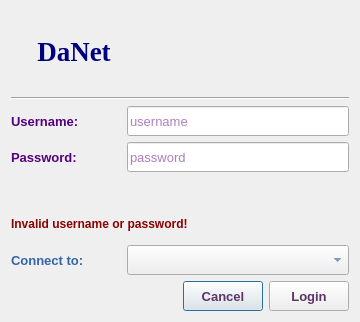
<?xml version="1.0" encoding="UTF-8"?>
<ui version="4.0">
 <class>LoginDialog</class>
 <widget class="QDialog" name="LoginDialog">
  <property name="windowModality">
   <enum>Qt::ApplicationModal</enum>
  </property>
  <property name="geometry">
   <rect>
    <x>0</x>
    <y>0</y>
    <width>360</width>
    <height>322</height>
   </rect>
  </property>
  <property name="sizePolicy">
   <sizepolicy hsizetype="Fixed" vsizetype="Fixed">
    <horstretch>0</horstretch>
    <verstretch>0</verstretch>
   </sizepolicy>
  </property>
  <property name="minimumSize">
   <size>
    <width>360</width>
    <height>322</height>
   </size>
  </property>
  <property name="maximumSize">
   <size>
    <width>360</width>
    <height>322</height>
   </size>
  </property>
  <property name="font">
   <font>
    <family>Tahoma</family>
    <pointsize>10</pointsize>
    <weight>50</weight>
    <bold>false</bold>
    <kerning>true</kerning>
   </font>
  </property>
  <property name="focusPolicy">
   <enum>Qt::ClickFocus</enum>
  </property>
  <property name="windowTitle">
   <string extracomment="Data Network Planning Department">Login</string>
  </property>
  <property name="windowIcon">
   <iconset resource="../../image.qrc">
    <normaloff>:/Image/admin.png</normaloff>:/Image/admin.png</iconset>
  </property>
  <property name="windowOpacity">
   <double>1.000000000000000</double>
  </property>
  <property name="autoFillBackground">
   <bool>false</bool>
  </property>
  <property name="styleSheet">
   <string notr="true"/>
  </property>
  <property name="sizeGripEnabled">
   <bool>false</bool>
  </property>
  <property name="modal">
   <bool>true</bool>
  </property>
  <layout class="QVBoxLayout" name="verticalLayout">
   <item>
    <layout class="QHBoxLayout" name="horizontalLayout">
     <item>
      <widget class="QLabel" name="label_5">
       <property name="sizePolicy">
        <sizepolicy hsizetype="Expanding" vsizetype="Expanding">
         <horstretch>0</horstretch>
         <verstretch>0</verstretch>
        </sizepolicy>
       </property>
       <property name="minimumSize">
        <size>
         <width>80</width>
         <height>30</height>
        </size>
       </property>
       <property name="maximumSize">
        <size>
         <width>16777215</width>
         <height>30</height>
        </size>
       </property>
       <property name="font">
        <font>
         <family>Times New Roman</family>
         <pointsize>20</pointsize>
         <weight>75</weight>
         <italic>false</italic>
         <bold>true</bold>
         <kerning>true</kerning>
        </font>
       </property>
       <property name="styleSheet">
        <string notr="true">color: rgb(0, 0, 127);</string>
       </property>
       <property name="text">
        <string>DaNet</string>
       </property>
       <property name="alignment">
        <set>Qt::AlignCenter</set>
       </property>
      </widget>
     </item>
     <item>
      <spacer name="horizontalSpacer">
       <property name="orientation">
        <enum>Qt::Horizontal</enum>
       </property>
       <property name="sizeHint" stdset="0">
        <size>
         <width>40</width>
         <height>20</height>
        </size>
       </property>
      </spacer>
     </item>
     <item>
      <widget class="QLabel" name="label">
       <property name="sizePolicy">
        <sizepolicy hsizetype="Expanding" vsizetype="Expanding">
         <horstretch>0</horstretch>
         <verstretch>0</verstretch>
        </sizepolicy>
       </property>
       <property name="minimumSize">
        <size>
         <width>80</width>
         <height>80</height>
        </size>
       </property>
       <property name="maximumSize">
        <size>
         <width>80</width>
         <height>80</height>
        </size>
       </property>
       <property name="text">
        <string/>
       </property>
       <property name="pixmap">
        <pixmap resource="../../image.qrc">:/Image/danetIcon.png</pixmap>
       </property>
       <property name="scaledContents">
        <bool>true</bool>
       </property>
      </widget>
     </item>
    </layout>
   </item>
   <item>
    <widget class="Line" name="line">
     <property name="orientation">
      <enum>Qt::Horizontal</enum>
     </property>
    </widget>
   </item>
   <item>
    <layout class="QHBoxLayout" name="horizontalLayout_3">
     <item>
      <widget class="QLabel" name="label_2">
       <property name="minimumSize">
        <size>
         <width>110</width>
         <height>30</height>
        </size>
       </property>
       <property name="maximumSize">
        <size>
         <width>110</width>
         <height>30</height>
        </size>
       </property>
       <property name="font">
        <font>
         <family>Tahoma</family>
         <pointsize>10</pointsize>
         <weight>75</weight>
         <bold>true</bold>
         <kerning>true</kerning>
        </font>
       </property>
       <property name="styleSheet">
        <string notr="true">color: rgb(85, 0, 127)</string>
       </property>
       <property name="text">
        <string>Username:</string>
       </property>
      </widget>
     </item>
     <item>
      <widget class="QLineEdit" name="usernameLE">
       <property name="sizePolicy">
        <sizepolicy hsizetype="Expanding" vsizetype="Fixed">
         <horstretch>0</horstretch>
         <verstretch>0</verstretch>
        </sizepolicy>
       </property>
       <property name="minimumSize">
        <size>
         <width>200</width>
         <height>30</height>
        </size>
       </property>
       <property name="maximumSize">
        <size>
         <width>4000</width>
         <height>30</height>
        </size>
       </property>
       <property name="font">
        <font>
         <family>Tahoma</family>
         <pointsize>10</pointsize>
         <weight>50</weight>
         <bold>false</bold>
         <kerning>true</kerning>
        </font>
       </property>
       <property name="styleSheet">
        <string notr="true">color: rgb(85, 0, 127);</string>
       </property>
       <property name="placeholderText">
        <string>username</string>
       </property>
      </widget>
     </item>
    </layout>
   </item>
   <item>
    <layout class="QHBoxLayout" name="horizontalLayout_2">
     <item>
      <widget class="QLabel" name="label_3">
       <property name="minimumSize">
        <size>
         <width>110</width>
         <height>30</height>
        </size>
       </property>
       <property name="maximumSize">
        <size>
         <width>110</width>
         <height>30</height>
        </size>
       </property>
       <property name="font">
        <font>
         <family>Tahoma</family>
         <pointsize>10</pointsize>
         <weight>75</weight>
         <bold>true</bold>
         <kerning>true</kerning>
        </font>
       </property>
       <property name="styleSheet">
        <string notr="true">color: rgb(85, 0, 127);</string>
       </property>
       <property name="text">
        <string>Password:</string>
       </property>
      </widget>
     </item>
     <item>
      <widget class="QLineEdit" name="passwordLE">
       <property name="sizePolicy">
        <sizepolicy hsizetype="Expanding" vsizetype="Fixed">
         <horstretch>0</horstretch>
         <verstretch>0</verstretch>
        </sizepolicy>
       </property>
       <property name="minimumSize">
        <size>
         <width>200</width>
         <height>30</height>
        </size>
       </property>
       <property name="maximumSize">
        <size>
         <width>4000</width>
         <height>30</height>
        </size>
       </property>
       <property name="font">
        <font>
         <family>Tahoma</family>
         <pointsize>10</pointsize>
         <weight>50</weight>
         <bold>false</bold>
         <kerning>true</kerning>
        </font>
       </property>
       <property name="styleSheet">
        <string notr="true">color: rgb(85, 0, 127);</string>
       </property>
       <property name="echoMode">
        <enum>QLineEdit::Password</enum>
       </property>
       <property name="placeholderText">
        <string>password</string>
       </property>
      </widget>
     </item>
    </layout>
   </item>
   <item>
    <spacer name="verticalSpacer_2">
     <property name="orientation">
      <enum>Qt::Vertical</enum>
     </property>
     <property name="sizeHint" stdset="0">
      <size>
       <width>20</width>
       <height>40</height>
      </size>
     </property>
    </spacer>
   </item>
   <item>
    <widget class="QLabel" name="invalidLbl">
     <property name="sizePolicy">
      <sizepolicy hsizetype="Expanding" vsizetype="Preferred">
       <horstretch>0</horstretch>
       <verstretch>0</verstretch>
      </sizepolicy>
     </property>
     <property name="minimumSize">
      <size>
       <width>0</width>
       <height>30</height>
      </size>
     </property>
     <property name="maximumSize">
      <size>
       <width>8000</width>
       <height>16777215</height>
      </size>
     </property>
     <property name="font">
      <font>
       <family>Tahoma</family>
       <pointsize>9</pointsize>
       <weight>75</weight>
       <bold>true</bold>
       <kerning>true</kerning>
      </font>
     </property>
     <property name="styleSheet">
      <string notr="true">color:darkred;</string>
     </property>
     <property name="text">
      <string>Invalid username or password!</string>
     </property>
    </widget>
   </item>
   <item>
    <layout class="QFormLayout" name="formLayout"/>
   </item>
   <item>
    <layout class="QHBoxLayout" name="horizontalLayout_5">
     <item>
      <widget class="QLabel" name="label_4">
       <property name="minimumSize">
        <size>
         <width>110</width>
         <height>30</height>
        </size>
       </property>
       <property name="maximumSize">
        <size>
         <width>110</width>
         <height>30</height>
        </size>
       </property>
       <property name="font">
        <font>
         <family>Tahoma</family>
         <pointsize>10</pointsize>
         <weight>75</weight>
         <bold>true</bold>
         <kerning>true</kerning>
        </font>
       </property>
       <property name="styleSheet">
        <string notr="true">color: rgb(52, 101, 164);</string>
       </property>
       <property name="text">
        <string>Connect to:</string>
       </property>
      </widget>
     </item>
     <item>
      <widget class="QComboBox" name="dbCb">
       <property name="minimumSize">
        <size>
         <width>200</width>
         <height>30</height>
        </size>
       </property>
       <property name="maximumSize">
        <size>
         <width>1000</width>
         <height>30</height>
        </size>
       </property>
       <property name="font">
        <font>
         <family>Ubuntu</family>
         <pointsize>11</pointsize>
         <weight>75</weight>
         <bold>true</bold>
         <kerning>true</kerning>
        </font>
       </property>
       <property name="styleSheet">
        <string notr="true">color: rgb(52, 101, 164);</string>
       </property>
      </widget>
     </item>
    </layout>
   </item>
   <item>
    <layout class="QHBoxLayout" name="horizontalLayout_4">
     <item>
      <widget class="QLabel" name="versionLbl">
       <property name="font">
        <font>
         <family>Tahoma</family>
         <pointsize>8</pointsize>
         <weight>50</weight>
         <bold>false</bold>
         <kerning>true</kerning>
        </font>
       </property>
       <property name="styleSheet">
        <string notr="true">color: rgb(120, 120, 150);</string>
       </property>
       <property name="text">
        <string/>
       </property>
      </widget>
     </item>
     <item>
      <spacer name="horizontalSpacer_3">
       <property name="orientation">
        <enum>Qt::Horizontal</enum>
       </property>
       <property name="sizeHint" stdset="0">
        <size>
         <width>40</width>
         <height>20</height>
        </size>
       </property>
      </spacer>
     </item>
     <item>
      <widget class="QPushButton" name="cancelBtn">
       <property name="minimumSize">
        <size>
         <width>80</width>
         <height>25</height>
        </size>
       </property>
       <property name="maximumSize">
        <size>
         <width>200</width>
         <height>30</height>
        </size>
       </property>
       <property name="font">
        <font>
         <family>Tahoma</family>
         <pointsize>10</pointsize>
         <weight>75</weight>
         <bold>true</bold>
         <kerning>true</kerning>
        </font>
       </property>
       <property name="styleSheet">
        <string notr="true">color: rgb(92, 53, 102);</string>
       </property>
       <property name="text">
        <string>Cancel</string>
       </property>
       <property name="iconSize">
        <size>
         <width>20</width>
         <height>20</height>
        </size>
       </property>
      </widget>
     </item>
     <item>
      <widget class="QPushButton" name="confirmBtn">
       <property name="minimumSize">
        <size>
         <width>80</width>
         <height>30</height>
        </size>
       </property>
       <property name="maximumSize">
        <size>
         <width>200</width>
         <height>30</height>
        </size>
       </property>
       <property name="font">
        <font>
         <family>Tahoma</family>
         <pointsize>10</pointsize>
         <weight>75</weight>
         <bold>true</bold>
         <kerning>true</kerning>
        </font>
       </property>
       <property name="styleSheet">
        <string notr="true">color: rgb(92, 53, 102);</string>
       </property>
       <property name="text">
        <string>Login</string>
       </property>
       <property name="icon">
        <iconset resource="../../image.qrc">
         <normaloff>:/Image/login.png</normaloff>:/Image/login.png</iconset>
       </property>
       <property name="iconSize">
        <size>
         <width>20</width>
         <height>20</height>
        </size>
       </property>
      </widget>
     </item>
    </layout>
   </item>
  </layout>
 </widget>
 <tabstops>
  <tabstop>usernameLE</tabstop>
  <tabstop>passwordLE</tabstop>
  <tabstop>dbCb</tabstop>
  <tabstop>confirmBtn</tabstop>
  <tabstop>cancelBtn</tabstop>
 </tabstops>
 <resources>
  <include location="../../image.qrc"/>
 </resources>
 <connections/>
</ui>
